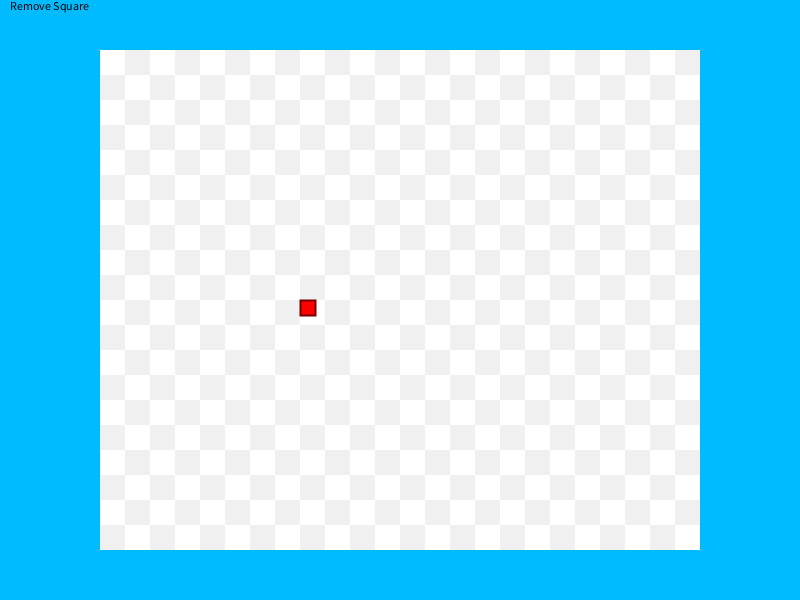
Frame 1 (no input)
Frame 60 (the mouse pressed at the canvas centre just before this capture): identical to frame 1, image omitted
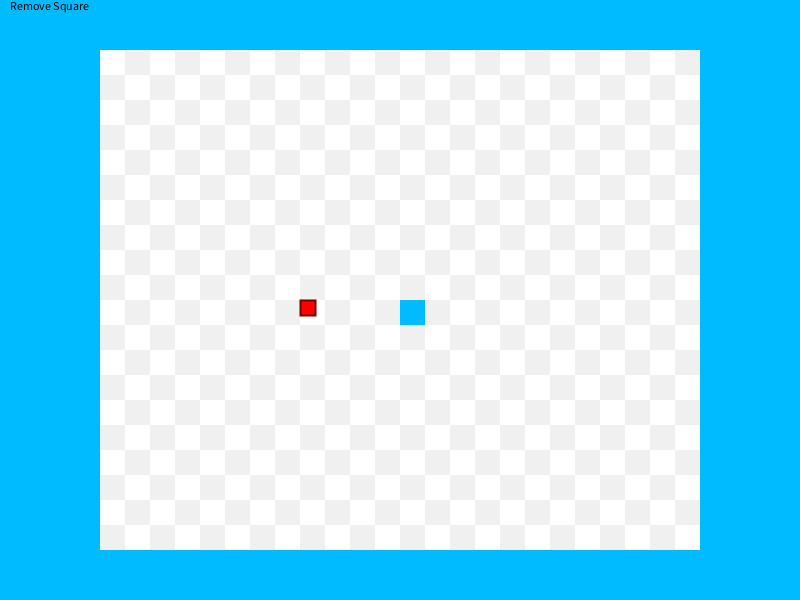
Frame 120 (the mouse held since frame 60 and released just before this capture)

The Processing sketch that drew these frames (run headless with seeded random() and noise(); from frame 60 on, the mouse is pressed at the canvas centre):

// Processing sketch: Worlds_Hardest_Game_editing_levels
// ── Worlds_Hardest_Game_editing_levels.pde
float grid = 25;
float px = 12;
float py = 12;
boolean play = false;

void setup() {
  size(800, 600);
  surface.setTitle("Worlds Hardest Game Level Editor b0.1");
  text("Loading...", 400, 300);
}

editor edit = new editor();
player p = new player(px, py, 1);

void draw () {
  background(0, 187, 255);
  for (int j = 0; j<=18; j+=2) {
    for (int i = 0; i<=22; i+=2) {
      checkerboard2x2(4+i, 2+j);
    }
  }
  if (!play) {
    edit.user();
    edit.render();
    if (key == 'r') {
      play = true;
    }
  } else {
    if(key == 's'){
      play = false;
    }
    edit.playLevel();
  }
}

// ── Entity.pde
class player {
  float x, y, s, sx, sy, sxs, sys, timer = 0;
  player(float x, float y, float s) {
    this.x = x * 25;
    this.y = y * 25;
    this.s = s;
    this.sx = s;
    this.sy = s;
    this.sxs = x;
    this.sys = y;
  }

  void render() {
    stroke(121, 0, 0);
    strokeWeight(3);
    fill(255, 0, 0);
    rect(this.x, this.y, 15, 15);
  }

  //void win() {
  //  setup = false;
  //  scene++;
  //  if (levels > wins) {
  //    wins++;
  //  }
  //  coinsCollectedC = 0;
  //  coinAmountPublic = 0;
  //  coinsCollected = 0;
  //  getMoney(5);
  //  allowd = false;
  //  allowed = false;
  //}

  boolean allowed = false;

  void collision() {
    color a1 = get(int(this.x), int(this.y));
    color a2 = get(int(this.x + 15), int(this.y));
    color a3 = get(int(this.x + 15), int(this.y + 15));
    color a4 = get(int(this.x), int(this.y + 15));
    color a5 = get(int(this.x + (15 / 2)), int(this.y));
    color a6 = get(int(this.x + 15), int(this.y + (15 / 2)));
    color a7 = get(int(this.x + (15 / 2)), int(this.y + 15));
    color a8 = get(int(this.x), int(this.y  + (15 / 2)));

    //if ((a1 == color(0, 0, 255) || a2 == color(0, 0, 255) || a3 == color(0, 0, 255) || a4 == color(0, 0, 255)) || (a5 == color(0, 0, 255) || a6 == color(0, 0, 255) || a7 == color(0, 0, 255) || a8 == color(0, 0, 255))) {
    //  this.x = psx;
    //  this.y = psy;
    //  fail++;
    //  coinsCollected = coinsCollectedC;
    //  if (coinAmountPublic < 1) {
    //    allowd = allowed;
    //  }
    //}

    if ((a1 == color(0, 0, 255) || a2 == color(0, 0, 255) || a3 == color(0, 0, 255) || a4 == color(0, 0, 255)) || (a5 == color(0, 0, 255) || a6 == color(0, 0, 255) || a7 == color(0, 0, 255) || a8 == color(0, 0, 255))) {
      this.x = px * 25;
      this.y = py * 25;
    }

    //if (a3 == color(0, 255, 119) || a2 == color(0, 255, 119) || a4 == color(0, 255, 119) || a1 == color(0, 255, 119)) {
    //  psx = this.x;
    //  psy = this.y;
    //  coinsCollectedC = coinsCollected;
    //  if (allowd) {
    //    allowed = true;
    //  }
    //}
    //if (a3 == color(0, 253, 119) || a2 == color(0, 253, 119) || a1 == color(0, 253, 119) || a4 == color(0, 253, 119)) {
    //  coinsCollectedC = coinsCollected;
    //  if (allowd) {
    //    allowed = true;
    //  }
    //}

    if (a1 == color(255, 255, 119) || a2 == color(255, 255, 119) || a3 == color(255, 255, 119) || a4 == color(255, 255, 119)) {
      int arraySize = 1000;
      play = false;
      removecubex  = new float[arraySize];
      removecubey  = new float[arraySize];

      checkpointx  = new float[arraySize];
      checkpointy  = new float[arraySize];
      checkpointx2 = new float[arraySize];
      checkpointy2 = new float[arraySize];

      endx  = new float[arraySize];
      endy  = new float[arraySize];
      endx2 = new float[arraySize];
      endy2 = new float[arraySize];

      linex  = new float[arraySize];
      liney  = new float[arraySize];
      linex2 = new float[arraySize];
      liney2 = new float[arraySize];

      removecube2x  = new float[arraySize];
      removecube2y  = new float[arraySize];
      removecube2x2 = new float[arraySize];
      removecube2y2 = new float[arraySize];

      enemyx  = new float[19];
      enemyy  = new float[19];
      enemyx2 = new float[19];

      enemyxi  = new float[19];
      enemyyi  = new float[19];
      enemyxi2 = new float[19];

      enemyxu  = new float[19];
      enemyyu  = new float[19];
      enemyyu2 = new float[19];

      enemyxui  = new float[19];
      enemyyui  = new float[19];
      enemyyui2 = new float[19];
    }

    //if ((a1 == color(255, 255, 0) || a2 == color(255, 255, 0) || a3 == color(255, 255, 0) || a4 == color(255, 255, 0))) {
    //  if (coinAmountPublic <= 0) {
    //    allowd = true;
    //  } else {
    //    coinsCollected++;
    //  }
    //  getMoney(5);
    //}

    if ((a1 == color(0) || a2 == color(0) || a3 == color(0) || a4 == color(0)) && keyCode == LEFT) {
      this.sx = 0;
      this.x += 1;
    } else {
      this.sx = this.s;
    }
    if ((a1 == color(0) || a2 == color(0) || a3 == color(0) || a4 == color(0)) && keyCode == RIGHT) {
      this.sx = 0;
      this.x -= 1;
    } else {
      this.sx = this.s;
    }
    if ((a1 == color(0) || a2 == color(0) || a3 == color(0) || a4 == color(0)) && keyCode == UP) {
      this.sy = 0;
      this.y += 1;
    } else {
      this.sy = this.s;
    }
    if ((a1 == color(0) || a2 == color(0) || a3 == color(0) || a4 == color(0)) && keyCode == DOWN) {
      this.sy = 0;
      this.y -= 1;
    } else {
      this.sy = this.s;
    }
  }

  void movement() {
    if (keyPressed) {
      if (keyCode == UP) {
        this.y -= this.sy;
      }
      if (keyCode == DOWN) {
        this.y += this.sy;
      }
      if (keyCode == LEFT) {
        this.x -= this.sx;
      }
      if (keyCode == RIGHT) {
        this.x += this.sx;
      }
    }
  }
}

class enemys {
  float Sx, y, Dx, speed, x;
  boolean i;
  float s = 2;
  enemys(float x, float y, float x0, boolean i) {
    this.Sx = (x * 25);
    this.y = (y * 25);
    this.Dx =x0 * 25;
    this.i = i;
    this.x = this.Sx;

    this.speed = s;
  }

  enemys(float x, float y, float x0, boolean i, float ss) {
    this.Sx = (x * 25);
    this.y = (y * 25);
    this.Dx =x0 * 25;
    this.i = i;
    this.x = this.Sx;
    s = ss;
    this.speed = ss;
  }
  void move() {
    if (!i) {
      if (this.x < this.Sx) {
        this.speed = s;
      }
      if (this.x > this.Dx) {
        this.speed = -s;
      }
    }
    if (i) {
      if (this.x > this.Sx) {
        this.speed = -s;
      }
      if (this.x < this.Dx) {
        this.speed = s;
      }
    }
    this.x += this.speed;
  }

  void render() {
    fill(0, 0, 255);
    stroke(0, 0, 0);
    noStroke();
    ellipse(this.x, y, 15, 15);
  }
}

class enemyu {
  float speeds = 2, Sy, y, x, Dy, speed;
  boolean i;
  enemyu(float x, float y, float y0, boolean i) {
    float speedr = 2;
    this.Sy = (y * 25);
    this.y = this.Sy;
    this.x = (x * 25);
    this.Dy = (y0 * 25);
    this.i = i;
    speeds = speedr;
    if (i) {
      this.speed = -speedr;
    } else {
      this.speed = speedr;
    }
  }

  void move() {
    if (!i) {
      if (this.y > this.Dy) {
        this.speed = -speeds;
      }
      if (this.y < this.Sy) {
        this.speed = speeds;
      }
    } else if (i) {
      if (this.y < this.Dy) {
        this.speed = speeds;
      }
      if (this.y > this.Sy) {
        this.speed = -speeds;
      }
    }
    this.y += this.speed;
  }

  void render() {
    fill(0, 0, 255);
    stroke(0, 0, 0);
    noStroke();
    ellipse(x, this.y, 15, 15);
  }
}

class rotatingEnemys {
  private int x, y, amount, speed, spacing, isCenter;
  boolean cross;

  private float rotatary_dude;
  private float rotatary_dudei;

  //rotatingEnemys(int xd, int yd, int amountd, int speedd, int spacingd, boolean crossd, int isCenterd) {
  //  x = xd;
  //  y = yd;
  //  amount = amountd;
  //  speed = speedd;
  //  spacing = spacingd;
  //  cross = crossd;
  //  isCenter = isCenterd;
  //  rotatary_dude = 0;
  //  rotatary_dudei = 0;
  //}

  rotatingEnemys(float xd, float yd, float yd2, float spacingd) {
    x = int(xd);
    y = int(yd);
    amount = int((yd2 / 25) - (yd / 25));
    speed = 0;
    spacing = int(spacingd);
    cross = true;
    isCenter = 0;
    rotatary_dude = 0;
    rotatary_dudei = 0;
  }

  rotatingEnemys(float xd, float yd, float yd2, float spacingd, boolean crossd) {
    x = int(xd);
    y = int(yd);
    amount = int((yd2 / 25) - (yd / 25));
    speed = 1;
    spacing = int(spacingd);
    cross = crossd;
    isCenter = 0;
    rotatary_dude = 0;
    rotatary_dudei = 0;
  }

  void normal() {
    translate(x * 25, y * 25);
    int p;
    rotate(rotatary_dude);
    fill(0, 0, 255);
    noStroke();
    p = isCenter;

    for (int i = p; i <= amount; i++) {
      if (cross) {
        ellipse(spacing * i, 0, 15, 15);
        ellipse(-spacing * i, 0, 15, 15);
        ellipse(0, spacing * i, 15, 15);
        ellipse(0, -spacing * i, 15, 15);
      } else {
        ellipse(spacing * i, 0, 15, 15);
        ellipse(-spacing * i, 0, 15, 15);
      }
    }
    rotate(-rotatary_dude);
    rotatary_dude += speed * 0.001;
    if (rotatary_dude >= TWO_PI) {
      rotatary_dude = 0;
    }
    translate(-(x * 25), -(y * 25));
  }

  void inverted() {
    translate(x * 25, y * 25);
    int p;
    rotate(rotatary_dudei);
    fill(0, 0, 255);
    noStroke();
    p = isCenter;

    for (int i = p; i <= amount; i++) {
      if (cross) {
        ellipse(spacing * i, 0, 15, 15);
        ellipse(-spacing * i, 0, 15, 15);
        ellipse(0, spacing * i, 15, 15);
        ellipse(0, -spacing * i, 15, 15);
      } else {
        ellipse(spacing * i, 0, 15, 15);
        ellipse(-spacing * i, 0, 15, 15);
      }
    }
    rotate(-rotatary_dudei);
    rotatary_dudei -= speed * 0.001;
    if (rotatary_dudei >= TWO_PI) {
      rotatary_dudei = 0;
    }
    translate(-(x * 25), -(y * 25));
  }
}

// ── Usefull.pde
void checkerboard2x2(float x, float y) {
  float offx = x;
  float offy = y;
  float widths = grid;
  noStroke();
  fill(255, 255, 255);
  rect((25*offx), (25*offy), widths, widths);
  fill(240, 240, 240);
  rect((25*offx), (25*(offy+1)), widths, widths);
  fill(255, 255, 255);
  rect((25*(offx+1)), (25*(offy+1)), widths, widths);
  fill(240, 240, 240);
  rect((25*(offx+1)), (25*offy), widths, widths);
}

void checkpoint(float x, float y, float  sx, float sy) {
  fill(0, 255, 119);
  noStroke();
  rect(x * 25, y * 25, sx * 25, sy * 25);
};

void end(float x, float y, float  sx, float sy) {
  fill(255, 255, 119);
  noStroke();
  rect(x * 25, y * 25, sx * 25, sy * 25);
};

void lineG(float x, float y, float sx, float sy) {
  fill(0, 0, 0);
  stroke(0, 0, 0);
  strokeWeight(2);
  line(x * 25, y * 25, sx * 25, sy * 25);
}

// ── declaring_stuff.pde
int arraySize = 1000;

float[] removecubex  = new float[arraySize];
float[] removecubey  = new float[arraySize];

float[] checkpointx  = new float[arraySize];
float[] checkpointy  = new float[arraySize];
float[] checkpointx2 = new float[arraySize];
float[] checkpointy2 = new float[arraySize];

float[] endx  = new float[arraySize];
float[] endy  = new float[arraySize];
float[] endx2 = new float[arraySize];
float[] endy2 = new float[arraySize];

float[] linex  = new float[arraySize];
float[] liney  = new float[arraySize];
float[] linex2 = new float[arraySize];
float[] liney2 = new float[arraySize];

float[] removecube2x  = new float[arraySize];
float[] removecube2y  = new float[arraySize];
float[] removecube2x2 = new float[arraySize];
float[] removecube2y2 = new float[arraySize];

float[] enemyx  = new float[19];
float[] enemyy  = new float[19];
float[] enemyx2 = new float[19];

float[] enemyxi  = new float[19];
float[] enemyyi  = new float[19];
float[] enemyxi2 = new float[19];

float[] enemyxu  = new float[19];
float[] enemyyu  = new float[19];
float[] enemyyu2 = new float[19];

float[] enemyxui  = new float[19];
float[] enemyyui  = new float[19];
float[] enemyyui2 = new float[19];

float[] enemyrx  = new float[19];
float[] enemyry  = new float[19];
float[] enemyry2 = new float[19];
float[] enemyrsp = new float[19];

enemys e  = new enemys(0, 0, 0, false);
enemys e1 = new enemys(0, 0, 0, false);
enemys e2 = new enemys(0, 0, 0, false);
enemys e3 = new enemys(0, 0, 0, false);
enemys e4 = new enemys(0, 0, 0, false);
enemys e5 = new enemys(0, 0, 0, false);
enemys e6 = new enemys(0, 0, 0, false);
enemys e7 = new enemys(0, 0, 0, false);
enemys e8 = new enemys(0, 0, 0, false);
enemys e9 = new enemys(0, 0, 0, false);
enemys e10 = new enemys(0, 0, 0, false);
enemys e11 = new enemys(0, 0, 0, false);
enemys e12 = new enemys(0, 0, 0, false);
enemys e13 = new enemys(0, 0, 0, false);
enemys e14 = new enemys(0, 0, 0, false);
enemys e15 = new enemys(0, 0, 0, false);
enemys e16 = new enemys(0, 0, 0, false);
enemys e17 = new enemys(0, 0, 0, false);
enemys e18 = new enemys(0, 0, 0, false);
enemys e19 = new enemys(0, 0, 0, false);
enemys e20 = new enemys(0, 0, 0, false);

enemys ei  = new enemys(0, 0, 0, false);
enemys ei1 = new enemys(0, 0, 0, false);
enemys ei2 = new enemys(0, 0, 0, false);
enemys ei3 = new enemys(0, 0, 0, false);
enemys ei4 = new enemys(0, 0, 0, false);
enemys ei5 = new enemys(0, 0, 0, false);
enemys ei6 = new enemys(0, 0, 0, false);
enemys ei7 = new enemys(0, 0, 0, false);
enemys ei8 = new enemys(0, 0, 0, false);
enemys ei9 = new enemys(0, 0, 0, false);
enemys ei10 = new enemys(0, 0, 0, false);
enemys ei11 = new enemys(0, 0, 0, false);
enemys ei12 = new enemys(0, 0, 0, false);
enemys ei13 = new enemys(0, 0, 0, false);
enemys ei14 = new enemys(0, 0, 0, false);
enemys ei15 = new enemys(0, 0, 0, false);
enemys ei16 = new enemys(0, 0, 0, false);
enemys ei17 = new enemys(0, 0, 0, false);
enemys ei18 = new enemys(0, 0, 0, false);
enemys ei19 = new enemys(0, 0, 0, false);
enemys ei20 = new enemys(0, 0, 0, false);

enemyu eu = new enemyu(0, 0, 0, false);
enemyu eu1 = new enemyu(0, 0, 0, false);
enemyu eu2 = new enemyu(0, 0, 0, false);
enemyu eu3 = new enemyu(0, 0, 0, false);
enemyu eu4 = new enemyu(0, 0, 0, false);
enemyu eu5 = new enemyu(0, 0, 0, false);
enemyu eu6 = new enemyu(0, 0, 0, false);
enemyu eu7 = new enemyu(0, 0, 0, false);
enemyu eu8 = new enemyu(0, 0, 0, false);
enemyu eu9 = new enemyu(0, 0, 0, false);
enemyu eu10 = new enemyu(0, 0, 0, false);
enemyu eu11 = new enemyu(0, 0, 0, false);
enemyu eu12 = new enemyu(0, 0, 0, false);
enemyu eu13 = new enemyu(0, 0, 0, false);
enemyu eu14 = new enemyu(0, 0, 0, false);
enemyu eu15 = new enemyu(0, 0, 0, false);
enemyu eu16 = new enemyu(0, 0, 0, false);
enemyu eu17 = new enemyu(0, 0, 0, false);
enemyu eu18 = new enemyu(0, 0, 0, false);
enemyu eu19 = new enemyu(0, 0, 0, false);

enemyu eui = new enemyu(0, 0, 0, false);
enemyu eui1 = new enemyu(0, 0, 0, false);
enemyu eui2 = new enemyu(0, 0, 0, false);
enemyu eui3 = new enemyu(0, 0, 0, false);
enemyu eui4 = new enemyu(0, 0, 0, false);
enemyu eui5 = new enemyu(0, 0, 0, false);
enemyu eui6 = new enemyu(0, 0, 0, false);
enemyu eui7 = new enemyu(0, 0, 0, false);
enemyu eui8 = new enemyu(0, 0, 0, false);
enemyu eui9 = new enemyu(0, 0, 0, false);
enemyu eui10 = new enemyu(0, 0, 0, false);
enemyu eui11 = new enemyu(0, 0, 0, false);
enemyu eui12 = new enemyu(0, 0, 0, false);
enemyu eui13 = new enemyu(0, 0, 0, false);
enemyu eui14 = new enemyu(0, 0, 0, false);
enemyu eui15 = new enemyu(0, 0, 0, false);
enemyu eui16 = new enemyu(0, 0, 0, false);
enemyu eui17 = new enemyu(0, 0, 0, false);
enemyu eui18 = new enemyu(0, 0, 0, false);
enemyu eui19 = new enemyu(0, 0, 0, false);

rotatingEnemys er  = new rotatingEnemys(0, 0, 0, 0, true);
rotatingEnemys er1 = new rotatingEnemys(0, 0, 0, 0, true);
rotatingEnemys er2 = new rotatingEnemys(0, 0, 0, 0, true);
rotatingEnemys er3 = new rotatingEnemys(0, 0, 0, 0, true);
rotatingEnemys er4 = new rotatingEnemys(0, 0, 0, 0, true);
rotatingEnemys er5 = new rotatingEnemys(0, 0, 0, 0, true);
rotatingEnemys er6 = new rotatingEnemys(0, 0, 0, 0, true);
rotatingEnemys er7 = new rotatingEnemys(0, 0, 0, 0, true);
rotatingEnemys er8 = new rotatingEnemys(0, 0, 0, 0, true);
rotatingEnemys er9 = new rotatingEnemys(0, 0, 0, 0, true);
rotatingEnemys er10 = new rotatingEnemys(0, 0, 0, 0, true);
rotatingEnemys er11 = new rotatingEnemys(0, 0, 0, 0, true);
rotatingEnemys er12 = new rotatingEnemys(0, 0, 0, 0, true);
rotatingEnemys er13 = new rotatingEnemys(0, 0, 0, 0, true);
rotatingEnemys er14 = new rotatingEnemys(0, 0, 0, 0, true);
rotatingEnemys er15 = new rotatingEnemys(0, 0, 0, 0, true);
rotatingEnemys er16 = new rotatingEnemys(0, 0, 0, 0, true);
rotatingEnemys er17 = new rotatingEnemys(0, 0, 0, 0, true);
rotatingEnemys er18 = new rotatingEnemys(0, 0, 0, 0, true);
rotatingEnemys er19 = new rotatingEnemys(0, 0, 0, 0, true);

// ── editing.pde
float currentSpacing = 0;

void mouseWheel(MouseEvent event) {
  float e = event.getCount();
  currentSpacing += constrain(e, -1, 1);
}

class editor {
  float blockType = 0;
  int clickedR = 0, clickedC = 0, clickedE = 0, clickedB = 0, clickedRC = 0, clickedRE = 0;
  int clickedEN = 0, clickedENI = 0, clickedENU = 0, clickedENIU = 0;
  int clickCheck = 0;
  boolean pressed = false, pressedC = false, setup = false;
  editor() {
  }

  void rectG(float x, float y, float w, float h) {
    rect(floor(x) * 25, floor(y) * 25, w * 25, h * 25);
  }

  void render() {
    setup = false;
    for (int i = 0; i <= clickedRC; i++) {
      fill(0, 187, 255);
      rectG(removecube2x[i], removecube2y[i], removecube2x2[i], removecube2y2[i]);
    }

    for (int i = 0; i <= clickedC; i++) {
      checkpoint(checkpointx[i], checkpointy[i], checkpointx2[i], checkpointy2[i]);
    }

    for (int i = 0; i <= clickedE; i++) {
      end(endx[i], endy[i], endx2[i], endy2[i]);
    }

    for (int i = 0; i <= clickedR; i++) {
      fill(0, 187, 255);
      rectG(removecubex[i], removecubey[i], 1, 1);
    }

    for (int i = 0; i <= clickedB; i++) {
      fill(0, 187, 255);
      lineG(linex[i], liney[i], linex2[i], liney2[i]);
    }

    for (int i = 0; i <= clickedEN; i++) {
      fill(0, 0, 255);
      ellipse(enemyx[i] * 25, enemyy[i] * 25, 15, 15);
      stroke(0);
      line(enemyx2[i] * 25, enemyy[i] * 25, enemyx2[i] * 25, enemyy[i] * 25);
    }
    for (int i = 0; i <= clickedENI; i++) {
      fill(0, 0, 255);
      ellipse(enemyxi[i] * 25, enemyyi[i] * 25, 15, 15);
      stroke(0);
      line(enemyxi2[i] * 25, enemyyi[i] * 25, enemyxi2[i] * 25, enemyyi[i] * 25);
    }
    for (int i = 0; i <= clickedENU; i++) {
      fill(0, 0, 255);
      ellipse(enemyxu[i] * 25, enemyyu[i] * 25, 15, 15);
      stroke(0);
      line(enemyxu[i] * 25, enemyyu2[i] * 25, enemyxu[i] * 25, enemyyu2[i] * 25);
    }
    for (int i = 0; i <= clickedENIU; i++) {
      fill(0, 0, 255);
      ellipse(enemyxui[i] * 25, enemyyui[i] * 25, 15, 15);
      stroke(0);
      line(enemyxui[i] * 25, enemyyui2[i] * 25, enemyxui[i] * 25, enemyyui2[i] * 25);
    }

    for (int i = 0; i <= clickedRE; i++) {
      translate(enemyrx[i] * 25, enemyry[i] * 25);
      for (int e = 0; e <= enemyry2[i] - enemyry[i]; e++) {
        ellipse(enemyrsp[i] * e, 0, 15, 15);
        ellipse(-enemyrsp[i] * e, 0, 15, 15);
        ellipse(0, enemyrsp[i] * e, 15, 15);
        ellipse(0, -enemyrsp[i] * e, 15, 15);
      } 
      translate(-(enemyrx[i] * 25), -(enemyry[i] * 25));
    }
    noStroke();
    fill(0, 187, 255);
    rect(0, 0, 25, 25);
    stroke(121, 0, 0);
    fill(255, 0, 0);
    rect(px * 25, py * 25, 15, 15);
    fill(0);
    if (blockType == 0) {
      text("Remove Square", 10, 10);
    } else if (blockType == 1) {
      text("Checkpoint", 10, 10);
    } else if (blockType == 2) {
      text("End", 10, 10);
    } else if (blockType == 3) {
      text("Border", 10, 10);
    } else if (blockType == 4) {
      text("remove Square 2 Click", 10, 10);
    } else if (blockType == 5) {
      text("Enemy to the right", 10, 10);
    } else if (blockType == 6) {
      text("Player Start", 10, 10);
    } else if (blockType == 7) {
      text("Enemy to the left", 10, 10);
    } else if (blockType == 8) {
      text("Enemy going Down", 10, 10);
    } else if (blockType == 9) {
      text("Enemy going Up", 10, 10);
    } else if (blockType == 10) {
      text("Pathed Enemy", 10, 10);
    } else {
      text("Error Type not found Type Chosen: " + blockType, 10, 10);
    }
  }

  void user() {
    if (keyCode == LEFT && !pressed && keyPressed && blockType > 0) {
      blockType--;
      pressed = true;
    } else if (keyCode == RIGHT && !pressed && keyPressed && blockType < 15) {
      blockType++;
      pressed = true;
    } else if (!keyPressed && pressed) {
      pressed = false;
    }

    if (mousePressed && blockType == 0 && !pressedC) {
      clickedR++;
      removecubex[clickedR] = float(mouseX / 25);
      removecubey[clickedR] = float(mouseY / 25);

      pressedC = true;
    } else if (clickCheck == 0 && !pressedC && mousePressed && blockType == 1) {
      clickedC++;
      checkpointx[clickedC] = float(mouseX / 25);
      checkpointy[clickedC] = float(mouseY / 25);
      checkpointx2[clickedC] = 1;
      checkpointy2[clickedC] = 1;
      clickCheck = 1;
      pressedC = true;
    } else if (clickCheck == 1 && !pressedC && mousePressed && blockType == 1) {
      checkpointx2[clickedC] = ((mouseX / 25) - checkpointx[clickedC]) + 1;
      checkpointy2[clickedC] = ((mouseY / 25) - checkpointy[clickedC]) + 1;
      clickCheck = 0;
      pressedC = true;
    } else if (clickCheck == 0 && !pressedC && mousePressed && blockType == 2) {
      clickedE++;
      endx[clickedE] = float(mouseX / 25);
      endy[clickedE] = float(mouseY / 25);
      endx2[clickedE] = 1;
      endy2[clickedE] = 1;
      clickCheck = 1;
      pressedC = true;
    } else if (clickCheck == 1 && !pressedC && mousePressed && blockType == 2) {
      endx2[clickedE] = ((mouseX / 25) - endx[clickedE]) + 1;
      endy2[clickedE] = ((mouseY / 25) - endy[clickedE]) + 1;
      clickCheck = 0;
      pressedC = true;
    } else if (clickCheck == 0 && !pressedC && mousePressed && blockType == 3) {
      clickedB++;
      linex[clickedB] = float(mouseX / 25);
      liney[clickedB] = float(mouseY / 25);
      linex2[clickedB] = linex[clickedB];
      liney2[clickedB] = liney[clickedB];
      clickCheck = 1;
      pressedC = true;
    } else if (clickCheck == 1 && !pressedC && mousePressed && blockType == 3) {
      linex2[clickedB] = mouseX / 25;
      liney2[clickedB] = mouseY / 25;
      clickCheck = 0;
      pressedC = true;
    } else if (clickCheck == 0 && !pressedC && mousePressed && blockType == 4) {
      clickedRC++;
      removecube2x[clickedRC] = float(mouseX / 25);
      removecube2y[clickedRC] = float(mouseY / 25);
      removecube2x2[clickedRC] = 1;
      removecube2y2[clickedRC] = 1;
      clickCheck = 1;
      pressedC = true;
    } else if (clickCheck == 1 && !pressedC && mousePressed && blockType == 4) {
      removecube2x2[clickedRC] = ((mouseX) / 25 - removecube2x[clickedRC]) + 1;
      removecube2y2[clickedRC] = ((mouseY) / 25 - removecube2y[clickedRC]) + 1;
      clickCheck = 0;
      pressedC = true;
    } else if (clickCheck == 0 && !pressedC && mousePressed && blockType == 5) {
      clickedEN++;
      enemyx[clickedEN] = float(mouseX / 25) + 0.5;
      enemyy[clickedEN] = float(mouseY / 25) + 0.5;
      clickCheck = 1;
      pressedC = true;
    } else if (clickCheck == 1 && !pressedC && mousePressed && blockType == 5) {
      enemyx2[clickedEN] = float(mouseX / 25) + 0.5;
      clickCheck = 0;
      pressedC = true;
    } else if (!pressedC && mousePressed && blockType == 6) {
      px = mouseX / 25 + 0.2;
      py = mouseY / 25 + 0.2;
      pressedC = true;
    } else if (clickCheck == 0 && !pressedC && mousePressed && blockType == 7) {
      clickedENI++;
      enemyxi[clickedENI] = float(mouseX / 25) + 0.5;
      enemyyi[clickedENI] = float(mouseY / 25) + 0.5;
      clickCheck = 1;
      pressedC = true;
    } else if (clickCheck == 1 && !pressedC && mousePressed && blockType == 7) {
      enemyxi2[clickedENI] = float(mouseX / 25) + 0.5;
      clickCheck = 0;
      pressedC = true;
    } else if (clickCheck == 0 && !pressedC && mousePressed && blockType == 8) {
      clickedENU++;
      enemyxu[clickedENU] = float(mouseX / 25) + 0.5;
      enemyyu[clickedENU] = float(mouseY / 25) + 0.5;
      clickCheck = 1;
      pressedC = true;
    } else if (clickCheck == 1 && !pressedC && mousePressed && blockType == 8) {
      enemyyu2[clickedENU] = float(mouseY / 25) + 0.5;
      clickCheck = 0;
      pressedC = true;
    } else if (clickCheck == 0 && !pressedC && mousePressed && blockType == 9) {
      clickedENIU++;
      enemyxui[clickedENIU] = float(mouseX / 25) + 0.5;
      enemyyui[clickedENIU] = float(mouseY / 25) + 0.5;
      clickCheck = 1;
      pressedC = true;
    } else if (clickCheck == 1 && !pressedC && mousePressed && blockType == 9) {
      enemyyui2[clickedENIU] = float(mouseY / 25) + 0.5;
      clickCheck = 0;
      pressedC = true;
    }/* else if (clickCheck == 0 && !pressedC && mousePressed && blockType == 16) {
     clickedRE++;
     enemyrx[clickedRE] = float(mouseX / 25) + 0.5;
     enemyry[clickedRE] = float(mouseY / 25) + 0.5;
     clickCheck = 1;
     pressedC = true;
     } else if (clickCheck == 1 && !pressedC && mousePressed && blockType == 16) {
     enemyry2[clickedRE] = float(mouseY / 25) + 0.5;
     currentSpacing = 0;
     clickCheck = 2;
     pressedC = true;
     } else if (clickCheck == 2 && !pressedC && mousePressed && blockType == 16) {
     enemyrsp[clickedRE] = currentSpacing;
     clickCheck = 0;
     pressedC = true;
     //}*/
    else if (clickCheck == 0 && !pressedC && mousePressed && blockType == 10) {
      // clickedRC++;
      // removecube2x[clickedRC] = float(mouseX / 25);
      // removecube2y[clickedRC] = float(mouseY / 25);
      // removecube2x2[clickedRC] = 1;
      // removecube2y2[clickedRC] = 1;
      // clickCheck = 1;
      // pressedC = true;
      // } else if (clickCheck == 1 && !pressedC && mousePressed && blockType == 10) {÷
      // removecube2x2[clickedRC] = ((mouseX) / 25 - removecube2x[clickedRC]) + 1;
      // removecube2y2[clickedRC] = ((mouseY) / 25 - removecube2y[clickedRC]) + 1;
      // clickCheck = 0;
      // pressedC = true;
       } else if (!mousePressed && pressedC) {
      pressedC = false;
    }
  }

  void playLevel() {
    if (!setup) {
      p = new player(px, py, 1);
      e   = new enemys(enemyx[0], enemyy[0], enemyx2[0], false);
      e2  = new enemys(enemyx[1], enemyy[1], enemyx2[1], false);
      e3  = new enemys(enemyx[2], enemyy[2], enemyx2[2], false);
      e4  = new enemys(enemyx[3], enemyy[3], enemyx2[3], false);
      e5  = new enemys(enemyx[4], enemyy[4], enemyx2[4], false);
      e6  = new enemys(enemyx[5], enemyy[5], enemyx2[5], false);
      e7  = new enemys(enemyx[6], enemyy[6], enemyx2[6], false);
      e8  = new enemys(enemyx[7], enemyy[7], enemyx2[7], false);
      e9  = new enemys(enemyx[8], enemyy[8], enemyx2[8], false);
      e10 = new enemys(enemyx[9], enemyy[9], enemyx2[9], false);
      e11 = new enemys(enemyx[10], enemyy[10], enemyx2[10], false);
      e12 = new enemys(enemyx[11], enemyy[11], enemyx2[11], false);
      e13 = new enemys(enemyx[12], enemyy[12], enemyx2[12], false);
      e14 = new enemys(enemyx[13], enemyy[13], enemyx2[13], false);
      e15 = new enemys(enemyx[14], enemyy[14], enemyx2[14], false);
      e16 = new enemys(enemyx[15], enemyy[15], enemyx2[15], false);
      e17 = new enemys(enemyx[16], enemyy[16], enemyx2[16], false);
      e18 = new enemys(enemyx[17], enemyy[17], enemyx2[17], false);

      ei   = new enemys(enemyxi[0], enemyyi[0], enemyxi2[0], true);
      ei2  = new enemys(enemyxi[1], enemyyi[1], enemyxi2[1], true);
      ei3  = new enemys(enemyxi[2], enemyyi[2], enemyxi2[2], true);
      ei4  = new enemys(enemyxi[3], enemyyi[3], enemyxi2[3], true);
      ei5  = new enemys(enemyxi[4], enemyyi[4], enemyxi2[4], true);
      ei6  = new enemys(enemyxi[5], enemyyi[5], enemyxi2[5], true);
      ei7  = new enemys(enemyxi[6], enemyyi[6], enemyxi2[6], true);
      ei8  = new enemys(enemyxi[7], enemyyi[7], enemyxi2[7], true);
      ei9  = new enemys(enemyxi[8], enemyyi[8], enemyxi2[8], true);
      ei10 = new enemys(enemyxi[9], enemyyi[9], enemyxi2[9], true);
      ei11 = new enemys(enemyxi[10], enemyyi[10], enemyxi2[10], true);
      ei12 = new enemys(enemyxi[11], enemyyi[11], enemyxi2[11], true);
      ei13 = new enemys(enemyxi[12], enemyyi[12], enemyxi2[12], true);
      ei14 = new enemys(enemyxi[13], enemyyi[13], enemyxi2[13], true);
      ei15 = new enemys(enemyxi[14], enemyyi[14], enemyxi2[14], true);
      ei16 = new enemys(enemyxi[15], enemyyi[15], enemyxi2[15], true);
      ei17 = new enemys(enemyxi[16], enemyyi[16], enemyxi2[16], true);
      ei18 = new enemys(enemyxi[17], enemyyi[17], enemyxi2[17], true);

      eu = new enemyu(enemyxu[0], enemyyu[0], enemyyu2[0], false);
      eu1 = new enemyu(enemyxu[1], enemyyu[1], enemyyu2[1], false);
      eu2 = new enemyu(enemyxu[2], enemyyu[2], enemyyu2[2], false);
      eu3 = new enemyu(enemyxu[3], enemyyu[3], enemyyu2[3], false);
      eu4 = new enemyu(enemyxu[4], enemyyu[4], enemyyu2[4], false);
      eu5 = new enemyu(enemyxu[5], enemyyu[5], enemyyu2[5], false);
      eu6 = new enemyu(enemyxu[6], enemyyu[6], enemyyu2[6], false);
      eu7 = new enemyu(enemyxu[7], enemyyu[7], enemyyu2[7], false);
      eu8 = new enemyu(enemyxu[8], enemyyu[8], enemyyu2[8], false);
      eu9 = new enemyu(enemyxu[9], enemyyu[9], enemyyu2[9], false);
      eu10 = new enemyu(enemyxu[10], enemyyu[10], enemyyu2[10], false);
      eu11 = new enemyu(enemyxu[11], enemyyu[11], enemyyu2[11], false);
      eu12 = new enemyu(enemyxu[12], enemyyu[12], enemyyu2[12], false);
      eu13 = new enemyu(enemyxu[13], enemyyu[13], enemyyu2[13], false);
      eu14 = new enemyu(enemyxu[14], enemyyu[14], enemyyu2[14], false);
      eu15 = new enemyu(enemyxu[15], enemyyu[15], enemyyu2[15], false);
      eu16 = new enemyu(enemyxu[16], enemyyu[16], enemyyu2[16], false);
      eu17 = new enemyu(enemyxu[17], enemyyu[17], enemyyu2[17], false);
      eu18 = new enemyu(enemyxu[18], enemyyu[18], enemyyu2[18], false);

      eui = new enemyu(enemyxui[0], enemyyui[0], enemyyui2[0], true);
      eui1 = new enemyu(enemyxui[1], enemyyui[1], enemyyui2[1], true);
      eui2 = new enemyu(enemyxui[2], enemyyui[2], enemyyui2[2], true);
      eui3 = new enemyu(enemyxui[3], enemyyui[3], enemyyui2[3], true);
      eui4 = new enemyu(enemyxui[4], enemyyui[4], enemyyui2[4], true);
      eui5 = new enemyu(enemyxui[5], enemyyui[5], enemyyui2[5], true);
      eui6 = new enemyu(enemyxui[6], enemyyui[6], enemyyui2[6], true);
      eui7 = new enemyu(enemyxui[7], enemyyui[7], enemyyui2[7], true);
      eui8 = new enemyu(enemyxui[8], enemyyui[8], enemyyui2[8], true);
      eui9 = new enemyu(enemyxui[9], enemyyui[9], enemyyui2[9], true);
      eui10 = new enemyu(enemyxui[10], enemyyui[10], enemyyui2[10], true);
      eui11 = new enemyu(enemyxui[11], enemyyui[11], enemyyui2[11], true);
      eui12 = new enemyu(enemyxui[12], enemyyui[12], enemyyui2[12], true);
      eui13 = new enemyu(enemyxui[13], enemyyui[13], enemyyui2[13], true);
      eui14 = new enemyu(enemyxui[14], enemyyui[14], enemyyui2[14], true);
      eui15 = new enemyu(enemyxui[15], enemyyui[15], enemyyui2[15], true);
      eui16 = new enemyu(enemyxui[16], enemyyui[16], enemyyui2[16], true);
      eui17 = new enemyu(enemyxui[17], enemyyui[17], enemyyui2[17], true);
      eui18 = new enemyu(enemyxui[18], enemyyui[18], enemyyui2[18], true);

      setup = true;
    } else if (setup) {
      for (int i = 0; i <= clickedRC; i++) {
        fill(0, 187, 255);
        rectG(removecube2x[i], removecube2y[i], removecube2x2[i], removecube2y2[i]);
      }

      for (int i = 0; i <= clickedC; i++) {
        checkpoint(checkpointx[i], checkpointy[i], checkpointx2[i], checkpointy2[i]);
      }

      for (int i = 0; i <= clickedE; i++) {
        end(endx[i], endy[i], endx2[i], endy2[i]);
      }

      for (int i = 0; i <= clickedR; i++) {
        fill(0, 187, 255);
        rectG(removecubex[i], removecubey[i], 1, 1);
      }

      for (int i = 0; i <= clickedB; i++) {
        fill(0, 187, 255);
        lineG(linex[i], liney[i], linex2[i], liney2[i]);
      }

      e.move();
      e.render();
      e1.move();
      e1.render();
      e2.move();
      e2.render();
      e3.move();
      e3.render();
      e4.move();
      e4.render();
      e5.move();
      e5.render();
      e6.move();
      e6.render();
      e7.move();
      e7.render();
      e8.move();
      e8.render();
      e9.move();
      e9.render();
      e10.move();
      e10.render();
      e11.move();
      e11.render();
      e12.move();
      e12.render();
      e13.move();
      e13.render();
      e14.move();
      e14.render();
      e15.move();
      e15.render();
      e16.move();
      e16.render();
      e17.move();
      e17.render();
      e18.move();
      e18.render();
      e19.move();
      e19.render();

      ei.move();
      ei.render();
      ei2.move();
      ei2.render();
      ei3.move();
      ei3.render();
      ei4.move();
      ei4.render();
      ei5.move();
      ei5.render();
      ei6.move();
      ei6.render();
      ei7.move();
      ei7.render();
      ei8.move();
      ei8.render();
      ei9.move();
      ei9.render();
      ei10.move();
      ei10.render();
      ei11.move();
      ei11.render();
      ei12.move();
      ei12.render();
      ei13.move();
      ei13.render();
      ei14.move();
      ei14.render();
      ei15.move();
      ei15.render();
      ei16.move();
      ei16.render();
      ei17.move();
      ei17.render();
      ei18.move();
      ei18.render();
      ei19.move();
      ei19.render();

      eu.move();
      eu.render();
      eu1.move();
      eu1.render();
      eu2.move();
      eu2.render();
      eu3.move();
      eu3.render();
      eu4.move();
      eu4.render();
      eu5.move();
      eu5.render();
      eu6.move();
      eu6.render();
      eu7.move();
      eu7.render();
      eu8.move();
      eu8.render();
      eu9.move();
      eu9.render();
      eu10.move();
      eu10.render();
      eu11.move();
      eu11.render();
      eu12.move();
      eu12.render();
      eu13.move();
      eu13.render();
      eu14.move();
      eu14.render();
      eu15.move();
      eu15.render();
      eu16.move();
      eu16.render();
      eu17.move();
      eu17.render();
      eu18.move();
      eu18.render();
      eu19.move();
      eu19.render();

      eui.move();
      eui.render();
      eui1.move();
      eui1.render();
      eui2.move();
      eui2.render();
      eui3.move();
      eui3.render();
      eui4.move();
      eui4.render();
      eui5.move();
      eui5.render();
      eui6.move();
      eui6.render();
      eui7.move();
      eui7.render();
      eui8.move();
      eui8.render();
      eui9.move();
      eui9.render();
      eui10.move();
      eui10.render();
      eui11.move();
      eui11.render();
      eui12.move();
      eui12.render();
      eui13.move();
      eui13.render();
      eui14.move();
      eui14.render();
      eui15.move();
      eui15.render();
      eui16.move();
      eui16.render();
      eui17.move();
      eui17.render();
      eui18.move();
      eui18.render();
      eui19.move();
      eui19.render();

      er.normal();
      er1.normal();
      er2.normal();
      er3.normal();
      er4.normal();
      er5.normal();
      er6.normal();
      er7.normal();
      er8.normal();
      er9.normal();
      er10.normal();
      er11.normal();
      er12.normal();
      er13.normal();
      er14.normal();
      er15.normal();
      er16.normal();
      er17.normal();
      er18.normal();
      er19.normal();

      noStroke();
      fill(0, 187, 255);
      rect(0, 0, 25, 25);

      p.movement();
      p.collision();
      p.render();
    }
  }
}
